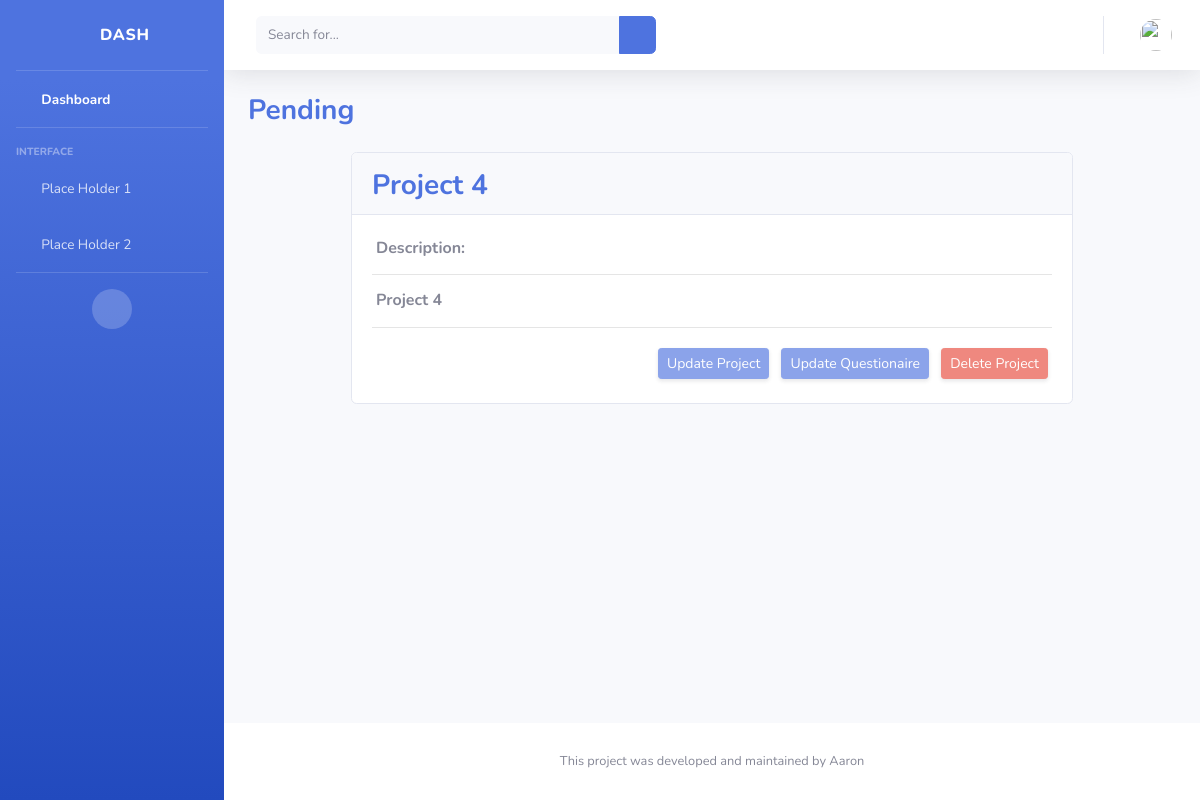
The app's page /project/5/ with its own data.
### webapp/models.py (models this page shows, shortened)
class Project(models.Model):
    title = models.CharField(max_length=100)
    description = models.TextField(null=True)
    date_posted = models.DateTimeField(default=timezone.now)
    user = models.ForeignKey(User, on_delete=models.CASCADE)
    TYPE_PROJECT_PENDING = 'PD'
    TYPE_PROJECT_COMPLETED = 'CP'
    TYPE_PROJECT_IN_PROGRESS = 'IP'
    TYPE_PROJECT_DROPPED = 'DP'
    PROJECT_STATUS_CHOICES = [
        (TYPE_PROJECT_PENDING, 'Pending'),
        (TYPE_PROJECT_COMPLETED, 'Completed'),
        (TYPE_PROJECT_IN_PROGRESS, 'In Progress'),
        (TYPE_PROJECT_DROPPED, 'Dropped'),
    ]
    project_status = models.CharField(
        max_length=2,
        choices=PROJECT_STATUS_CHOICES,
        default=TYPE_PROJECT_PENDING,
    )

### webapp/views/project.py (the view)
# urls.py: path('project/<pk>/', ProjectDetailView.as_view(), name='detail-project'),
class ProjectDetailView(DetailView):
    model = Project
    template_name = "project/project_detail.html"

### templates/project/project_detail.html (shortened to what this page needs)
{% extends "core/base.html" %}
{% block content %}
    {% load static %}
    <body id="page-top">
    <div id="wrapper">
        {% include 'core/sidebar.html' %}
        <div id="content-wrapper" class="d-flex flex-column">
            <div id="content">
                {% include 'core/topbar.html' %}
                <div class="container-fluid">
                    <div class="d-sm-flex align-items-center justify-content-between mb-4">
                        <h1 class="h3 mb-0 font-weight-bolder{% if project.project_status == project.TYPE_PROJECT_PENDING %}
                                text-primary
                            {% elif project.project_status == project.TYPE_PROJECT_COMPLETED %}
                                text-success
                            {% elif project.project_status == project.TYPE_PROJECT_IN_PROGRESS %}
                                text-info
                            {% else %}
                                text-danger
                            {% endif %}">{{ project.get_project_status_display }}</h1>
                    </div>
                    <div class="row">
                        <div class="col d-flex justify-content-center">
                            <div class="card mb-4">
                                <div class="card-header py-3">
                                    <h3 class="mb-n1 font-weight-bold text-primary">{{ project.title }}</h3>
                                </div>
                                <div class="card-body" style="width: 45rem;">
                                    <h6 class="m-1 font-weight-bold text-secondary">Description:</h6>
                                    <hr>
                                    <h6 class="m-1 font-weight-bold text-secondary">{{ project.description }}</h6>
                                    <hr>
                                    <div style="float: right;">
                                        <a class="m-1 d-none d-sm-inline-block btn btn-sm btn-primary shadow-sm
                                            {% if user.id != project.user.id %} disabled {% endif %}"
                                           href="{% url 'update-project' object.id %}">Update Project</a>
                                        <a class="m-1 d-none d-sm-inline-block btn btn-sm btn-primary shadow-sm
                                            {% if user.id != project.user.id %} disabled {% endif %}"
                                           href="{% url 'show-questionaire' project.id %}">Update Questionaire</a>
                                        <a class="m-1 d-none d-sm-inline-block btn btn-sm btn-danger shadow-sm
                                            {% if user.id != project.user.id %} disabled {% endif %}"
                                           href="{% url 'delete-project' object.id %}">Delete Project</a>
                                    </div>
                                </div>
                            </div>
                        </div>
                    </div>
                </div>
            </div>
{% endblock content %}

### records on screen
Project: project_status "Pending", title "Project 4", description "Project 4"
